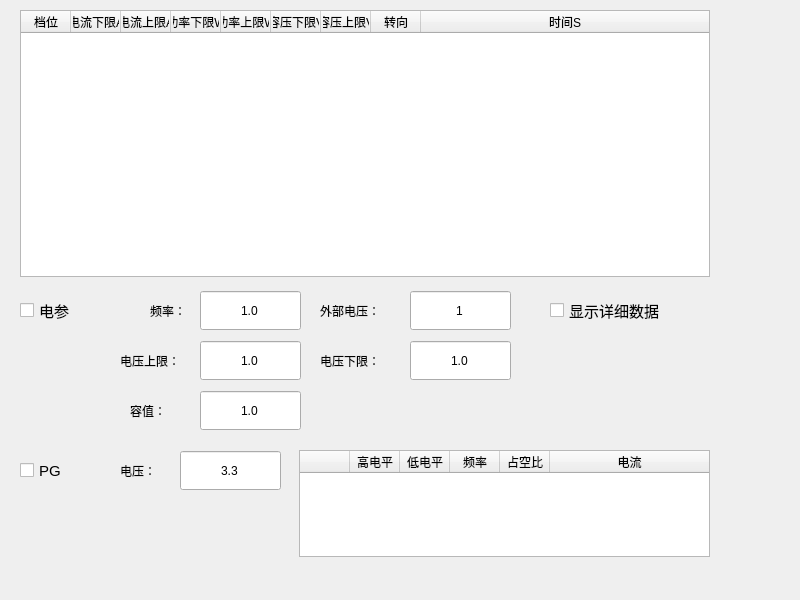
<?xml version="1.0" encoding="UTF-8"?>
<ui version="4.0">
 <class>ConfigPower</class>
 <widget class="QWidget" name="ConfigPower">
  <property name="geometry">
   <rect>
    <x>0</x>
    <y>0</y>
    <width>800</width>
    <height>600</height>
   </rect>
  </property>
  <property name="windowTitle">
   <string>Form</string>
  </property>
  <widget class="QTableWidget" name="pgTab">
   <property name="geometry">
    <rect>
     <x>299</x>
     <y>450</y>
     <width>411</width>
     <height>107</height>
    </rect>
   </property>
   <property name="focusPolicy">
    <enum>Qt::NoFocus</enum>
   </property>
   <property name="inputMethodHints">
    <set>Qt::ImhNone</set>
   </property>
   <property name="editTriggers">
    <set>QAbstractItemView::AllEditTriggers</set>
   </property>
   <property name="alternatingRowColors">
    <bool>false</bool>
   </property>
   <property name="selectionMode">
    <enum>QAbstractItemView::SingleSelection</enum>
   </property>
   <attribute name="horizontalHeaderDefaultSectionSize">
    <number>50</number>
   </attribute>
   <attribute name="horizontalHeaderStretchLastSection">
    <bool>true</bool>
   </attribute>
   <attribute name="verticalHeaderVisible">
    <bool>false</bool>
   </attribute>
   <attribute name="verticalHeaderDefaultSectionSize">
    <number>40</number>
   </attribute>
   <column>
    <property name="text">
     <string/>
    </property>
    <property name="font">
     <font>
      <pointsize>9</pointsize>
     </font>
    </property>
    <property name="textAlignment">
     <set>AlignCenter</set>
    </property>
   </column>
   <column>
    <property name="text">
     <string>高电平</string>
    </property>
    <property name="font">
     <font>
      <pointsize>9</pointsize>
     </font>
    </property>
    <property name="textAlignment">
     <set>AlignCenter</set>
    </property>
   </column>
   <column>
    <property name="text">
     <string>低电平</string>
    </property>
    <property name="font">
     <font>
      <pointsize>9</pointsize>
     </font>
    </property>
    <property name="textAlignment">
     <set>AlignCenter</set>
    </property>
   </column>
   <column>
    <property name="text">
     <string>频率</string>
    </property>
    <property name="font">
     <font>
      <pointsize>9</pointsize>
     </font>
    </property>
    <property name="textAlignment">
     <set>AlignCenter</set>
    </property>
   </column>
   <column>
    <property name="text">
     <string>占空比</string>
    </property>
    <property name="font">
     <font>
      <pointsize>9</pointsize>
     </font>
    </property>
    <property name="textAlignment">
     <set>AlignCenter</set>
    </property>
   </column>
   <column>
    <property name="text">
     <string>电流</string>
    </property>
    <property name="font">
     <font>
      <pointsize>9</pointsize>
     </font>
    </property>
    <property name="textAlignment">
     <set>AlignCenter</set>
    </property>
   </column>
  </widget>
  <widget class="QLabel" name="label_grade_10">
   <property name="geometry">
    <rect>
     <x>130</x>
     <y>390</y>
     <width>51</width>
     <height>41</height>
    </rect>
   </property>
   <property name="text">
    <string>容值：</string>
   </property>
  </widget>
  <widget class="QDoubleSpinBox" name="PWR_Fre">
   <property name="geometry">
    <rect>
     <x>200</x>
     <y>290</y>
     <width>101</width>
     <height>41</height>
    </rect>
   </property>
   <property name="alignment">
    <set>Qt::AlignCenter</set>
   </property>
   <property name="buttonSymbols">
    <enum>QAbstractSpinBox::NoButtons</enum>
   </property>
   <property name="decimals">
    <number>1</number>
   </property>
   <property name="maximum">
    <double>99.000000000000000</double>
   </property>
   <property name="singleStep">
    <double>0.100000000000000</double>
   </property>
   <property name="value">
    <double>1.000000000000000</double>
   </property>
  </widget>
  <widget class="QLabel" name="label_grade_5">
   <property name="geometry">
    <rect>
     <x>320</x>
     <y>290</y>
     <width>81</width>
     <height>41</height>
    </rect>
   </property>
   <property name="text">
    <string>外部电压：</string>
   </property>
  </widget>
  <widget class="QDoubleSpinBox" name="PG_volt">
   <property name="geometry">
    <rect>
     <x>180</x>
     <y>450</y>
     <width>101</width>
     <height>41</height>
    </rect>
   </property>
   <property name="alignment">
    <set>Qt::AlignCenter</set>
   </property>
   <property name="buttonSymbols">
    <enum>QAbstractSpinBox::NoButtons</enum>
   </property>
   <property name="decimals">
    <number>1</number>
   </property>
   <property name="minimum">
    <double>3.300000000000000</double>
   </property>
   <property name="maximum">
    <double>15.000000000000000</double>
   </property>
   <property name="singleStep">
    <double>0.100000000000000</double>
   </property>
   <property name="value">
    <double>3.300000000000000</double>
   </property>
  </widget>
  <widget class="QLabel" name="label_grade_6">
   <property name="geometry">
    <rect>
     <x>150</x>
     <y>290</y>
     <width>51</width>
     <height>41</height>
    </rect>
   </property>
   <property name="text">
    <string>频率：</string>
   </property>
  </widget>
  <widget class="QDoubleSpinBox" name="PWR_Volt_down">
   <property name="geometry">
    <rect>
     <x>410</x>
     <y>340</y>
     <width>101</width>
     <height>41</height>
    </rect>
   </property>
   <property name="alignment">
    <set>Qt::AlignCenter</set>
   </property>
   <property name="buttonSymbols">
    <enum>QAbstractSpinBox::NoButtons</enum>
   </property>
   <property name="decimals">
    <number>1</number>
   </property>
   <property name="maximum">
    <double>380.000000000000000</double>
   </property>
   <property name="singleStep">
    <double>0.100000000000000</double>
   </property>
   <property name="value">
    <double>1.000000000000000</double>
   </property>
  </widget>
  <widget class="QCheckBox" name="checkBox_3">
   <property name="geometry">
    <rect>
     <x>550</x>
     <y>290</y>
     <width>151</width>
     <height>41</height>
    </rect>
   </property>
   <property name="font">
    <font>
     <pointsize>11</pointsize>
    </font>
   </property>
   <property name="styleSheet">
    <string notr="true"> QCheckBox::indicator {
	color: rgb(255, 255, 255);
image: url(:/image/053.png);
      width: 50px;
      height: 55px;
  }
QCheckBox::indicator:checked {
image: url(:/image/051.png)
;}&quot;);
</string>
   </property>
   <property name="text">
    <string>显示详细数据</string>
   </property>
   <property name="iconSize">
    <size>
     <width>8</width>
     <height>8</height>
    </size>
   </property>
   <property name="autoRepeatDelay">
    <number>300</number>
   </property>
  </widget>
  <widget class="QCheckBox" name="checkBox_1">
   <property name="geometry">
    <rect>
     <x>20</x>
     <y>290</y>
     <width>91</width>
     <height>41</height>
    </rect>
   </property>
   <property name="font">
    <font>
     <pointsize>11</pointsize>
    </font>
   </property>
   <property name="styleSheet">
    <string notr="true"> QCheckBox::indicator {
	color: rgb(255, 255, 255);
image: url(:/image/053.png);
      width: 50px;
      height: 55px;
  }
QCheckBox::indicator:checked {
image: url(:/image/051.png)
;}&quot;);
</string>
   </property>
   <property name="text">
    <string>电参</string>
   </property>
   <property name="iconSize">
    <size>
     <width>8</width>
     <height>8</height>
    </size>
   </property>
   <property name="autoRepeatDelay">
    <number>300</number>
   </property>
  </widget>
  <widget class="QDoubleSpinBox" name="PWR_Volt">
   <property name="geometry">
    <rect>
     <x>410</x>
     <y>290</y>
     <width>101</width>
     <height>41</height>
    </rect>
   </property>
   <property name="alignment">
    <set>Qt::AlignCenter</set>
   </property>
   <property name="buttonSymbols">
    <enum>QAbstractSpinBox::NoButtons</enum>
   </property>
   <property name="decimals">
    <number>0</number>
   </property>
   <property name="maximum">
    <double>380.000000000000000</double>
   </property>
   <property name="singleStep">
    <double>0.100000000000000</double>
   </property>
   <property name="value">
    <double>1.000000000000000</double>
   </property>
  </widget>
  <widget class="QDoubleSpinBox" name="PWR_Volume_value">
   <property name="geometry">
    <rect>
     <x>200</x>
     <y>390</y>
     <width>101</width>
     <height>41</height>
    </rect>
   </property>
   <property name="alignment">
    <set>Qt::AlignCenter</set>
   </property>
   <property name="buttonSymbols">
    <enum>QAbstractSpinBox::NoButtons</enum>
   </property>
   <property name="decimals">
    <number>1</number>
   </property>
   <property name="maximum">
    <double>380.000000000000000</double>
   </property>
   <property name="singleStep">
    <double>0.100000000000000</double>
   </property>
   <property name="value">
    <double>1.000000000000000</double>
   </property>
  </widget>
  <widget class="QTableWidget" name="pwrTab">
   <property name="geometry">
    <rect>
     <x>20</x>
     <y>10</y>
     <width>690</width>
     <height>267</height>
    </rect>
   </property>
   <property name="focusPolicy">
    <enum>Qt::NoFocus</enum>
   </property>
   <property name="inputMethodHints">
    <set>Qt::ImhNone</set>
   </property>
   <property name="editTriggers">
    <set>QAbstractItemView::AllEditTriggers</set>
   </property>
   <property name="alternatingRowColors">
    <bool>false</bool>
   </property>
   <property name="selectionMode">
    <enum>QAbstractItemView::SingleSelection</enum>
   </property>
   <attribute name="horizontalHeaderDefaultSectionSize">
    <number>50</number>
   </attribute>
   <attribute name="horizontalHeaderStretchLastSection">
    <bool>true</bool>
   </attribute>
   <attribute name="verticalHeaderVisible">
    <bool>false</bool>
   </attribute>
   <attribute name="verticalHeaderDefaultSectionSize">
    <number>40</number>
   </attribute>
   <column>
    <property name="text">
     <string>档位</string>
    </property>
    <property name="font">
     <font>
      <pointsize>9</pointsize>
     </font>
    </property>
    <property name="textAlignment">
     <set>AlignCenter</set>
    </property>
   </column>
   <column>
    <property name="text">
     <string>电流下限A</string>
    </property>
    <property name="font">
     <font>
      <pointsize>9</pointsize>
     </font>
    </property>
    <property name="textAlignment">
     <set>AlignCenter</set>
    </property>
   </column>
   <column>
    <property name="text">
     <string>电流上限A</string>
    </property>
    <property name="font">
     <font>
      <pointsize>9</pointsize>
     </font>
    </property>
    <property name="textAlignment">
     <set>AlignCenter</set>
    </property>
   </column>
   <column>
    <property name="text">
     <string>功率下限W</string>
    </property>
    <property name="font">
     <font>
      <pointsize>9</pointsize>
     </font>
    </property>
    <property name="textAlignment">
     <set>AlignCenter</set>
    </property>
   </column>
   <column>
    <property name="text">
     <string>功率上限W</string>
    </property>
    <property name="font">
     <font>
      <pointsize>9</pointsize>
     </font>
    </property>
    <property name="textAlignment">
     <set>AlignCenter</set>
    </property>
   </column>
   <column>
    <property name="text">
     <string>容压下限V</string>
    </property>
    <property name="font">
     <font>
      <pointsize>9</pointsize>
     </font>
    </property>
    <property name="textAlignment">
     <set>AlignCenter</set>
    </property>
   </column>
   <column>
    <property name="text">
     <string>容压上限V</string>
    </property>
    <property name="font">
     <font>
      <pointsize>9</pointsize>
     </font>
    </property>
    <property name="textAlignment">
     <set>AlignCenter</set>
    </property>
   </column>
   <column>
    <property name="text">
     <string>转向</string>
    </property>
    <property name="font">
     <font>
      <pointsize>9</pointsize>
     </font>
    </property>
    <property name="textAlignment">
     <set>AlignCenter</set>
    </property>
   </column>
   <column>
    <property name="text">
     <string>时间S</string>
    </property>
    <property name="font">
     <font>
      <pointsize>9</pointsize>
     </font>
    </property>
    <property name="textAlignment">
     <set>AlignCenter</set>
    </property>
   </column>
  </widget>
  <widget class="QLabel" name="label_grade_7">
   <property name="geometry">
    <rect>
     <x>120</x>
     <y>450</y>
     <width>51</width>
     <height>41</height>
    </rect>
   </property>
   <property name="text">
    <string>电压：</string>
   </property>
  </widget>
  <widget class="QLabel" name="label_grade_8">
   <property name="geometry">
    <rect>
     <x>120</x>
     <y>340</y>
     <width>81</width>
     <height>41</height>
    </rect>
   </property>
   <property name="text">
    <string>电压上限：</string>
   </property>
  </widget>
  <widget class="QDoubleSpinBox" name="PWR_Volt_up">
   <property name="geometry">
    <rect>
     <x>200</x>
     <y>340</y>
     <width>101</width>
     <height>41</height>
    </rect>
   </property>
   <property name="alignment">
    <set>Qt::AlignCenter</set>
   </property>
   <property name="buttonSymbols">
    <enum>QAbstractSpinBox::NoButtons</enum>
   </property>
   <property name="decimals">
    <number>1</number>
   </property>
   <property name="maximum">
    <double>380.000000000000000</double>
   </property>
   <property name="singleStep">
    <double>0.100000000000000</double>
   </property>
   <property name="value">
    <double>1.000000000000000</double>
   </property>
  </widget>
  <widget class="QCheckBox" name="checkBox_2">
   <property name="geometry">
    <rect>
     <x>20</x>
     <y>450</y>
     <width>81</width>
     <height>41</height>
    </rect>
   </property>
   <property name="font">
    <font>
     <pointsize>11</pointsize>
    </font>
   </property>
   <property name="styleSheet">
    <string notr="true"> QCheckBox::indicator {
	color: rgb(255, 255, 255);
image: url(:/image/053.png);
      width: 50px;
      height: 55px;
  }
QCheckBox::indicator:checked {
image: url(:/image/051.png)
;}&quot;);
</string>
   </property>
   <property name="text">
    <string>PG</string>
   </property>
   <property name="iconSize">
    <size>
     <width>8</width>
     <height>8</height>
    </size>
   </property>
   <property name="autoRepeatDelay">
    <number>300</number>
   </property>
  </widget>
  <widget class="QLabel" name="label_grade_9">
   <property name="geometry">
    <rect>
     <x>320</x>
     <y>340</y>
     <width>81</width>
     <height>41</height>
    </rect>
   </property>
   <property name="text">
    <string>电压下限：</string>
   </property>
  </widget>
 </widget>
 <resources/>
 <connections/>
</ui>
